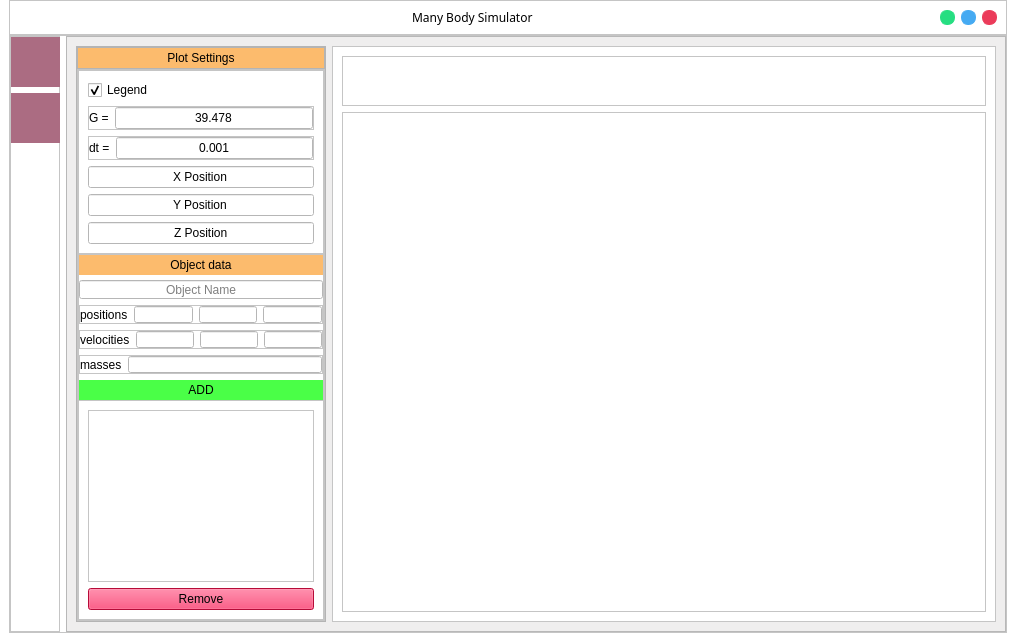
<?xml version="1.0" encoding="UTF-8"?>
<ui version="4.0">
 <class>MainWindow</class>
 <widget class="QMainWindow" name="MainWindow">
  <property name="geometry">
   <rect>
    <x>0</x>
    <y>0</y>
    <width>1016</width>
    <height>642</height>
   </rect>
  </property>
  <property name="windowTitle">
   <string>MainWindow</string>
  </property>
  <widget class="QWidget" name="centralwidget">
   <property name="styleSheet">
    <string notr="true">background-color: rgb(255, 255, 255);
</string>
   </property>
   <layout class="QVBoxLayout" name="verticalLayout">
    <property name="spacing">
     <number>0</number>
    </property>
    <property name="topMargin">
     <number>0</number>
    </property>
    <item>
     <widget class="QFrame" name="title_bar">
      <property name="minimumSize">
       <size>
        <width>0</width>
        <height>35</height>
       </size>
      </property>
      <property name="maximumSize">
       <size>
        <width>16777215</width>
        <height>35</height>
       </size>
      </property>
      <property name="styleSheet">
       <string notr="true">background-color: rgb(255, 255, 255);</string>
      </property>
      <property name="frameShape">
       <enum>QFrame::StyledPanel</enum>
      </property>
      <property name="frameShadow">
       <enum>QFrame::Raised</enum>
      </property>
      <layout class="QHBoxLayout" name="horizontalLayout_3">
       <property name="leftMargin">
        <number>0</number>
       </property>
       <property name="topMargin">
        <number>6</number>
       </property>
       <property name="bottomMargin">
        <number>6</number>
       </property>
       <item>
        <spacer name="horizontalSpacer">
         <property name="orientation">
          <enum>Qt::Horizontal</enum>
         </property>
         <property name="sizeHint" stdset="0">
          <size>
           <width>40</width>
           <height>20</height>
          </size>
         </property>
        </spacer>
       </item>
       <item>
        <widget class="QLabel" name="title_lbl">
         <property name="font">
          <font>
           <family>Poppins Medium</family>
           <pointsize>9</pointsize>
           <weight>50</weight>
           <bold>false</bold>
          </font>
         </property>
         <property name="text">
          <string>Many Body Simulator</string>
         </property>
        </widget>
       </item>
       <item>
        <spacer name="horizontalSpacer_2">
         <property name="orientation">
          <enum>Qt::Horizontal</enum>
         </property>
         <property name="sizeHint" stdset="0">
          <size>
           <width>40</width>
           <height>20</height>
          </size>
         </property>
        </spacer>
       </item>
       <item>
        <widget class="QPushButton" name="minimize_btn">
         <property name="maximumSize">
          <size>
           <width>15</width>
           <height>15</height>
          </size>
         </property>
         <property name="toolTip">
          <string>Minimize</string>
         </property>
         <property name="styleSheet">
          <string notr="true">QPushButton{

	border:1px solid;
	
	background-color: rgb(38, 222, 129);
	border-color: rgb(38, 222, 129);
	border-radius:7px;

}</string>
         </property>
         <property name="text">
          <string/>
         </property>
        </widget>
       </item>
       <item>
        <widget class="QPushButton" name="maxmize_btn">
         <property name="maximumSize">
          <size>
           <width>15</width>
           <height>15</height>
          </size>
         </property>
         <property name="toolTip">
          <string>Maximize</string>
         </property>
         <property name="styleSheet">
          <string notr="true">QPushButton{

	border:1px solid;
	background-color: rgb(69, 170, 242);
	border-color: rgb(69, 170, 242);
	border-radius:7px;

}</string>
         </property>
         <property name="text">
          <string/>
         </property>
        </widget>
       </item>
       <item>
        <widget class="QPushButton" name="close_btn">
         <property name="maximumSize">
          <size>
           <width>15</width>
           <height>15</height>
          </size>
         </property>
         <property name="toolTip">
          <string>Close</string>
         </property>
         <property name="styleSheet">
          <string notr="true">QPushButton{


	border:1px solid;
	background-color: rgb(235, 59, 90);
	border-color: rgb(235, 59, 90);
	border-radius:7px;

}</string>
         </property>
         <property name="text">
          <string/>
         </property>
        </widget>
       </item>
      </layout>
     </widget>
    </item>
    <item>
     <widget class="QFrame" name="frame_2">
      <property name="frameShape">
       <enum>QFrame::StyledPanel</enum>
      </property>
      <property name="frameShadow">
       <enum>QFrame::Raised</enum>
      </property>
      <layout class="QHBoxLayout" name="horizontalLayout">
       <property name="leftMargin">
        <number>0</number>
       </property>
       <property name="topMargin">
        <number>0</number>
       </property>
       <property name="rightMargin">
        <number>0</number>
       </property>
       <property name="bottomMargin">
        <number>0</number>
       </property>
       <item>
        <widget class="QFrame" name="frame_3">
         <property name="maximumSize">
          <size>
           <width>50</width>
           <height>16777215</height>
          </size>
         </property>
         <property name="styleSheet">
          <string notr="true">background-color: rgb(255, 255, 255);</string>
         </property>
         <property name="frameShape">
          <enum>QFrame::StyledPanel</enum>
         </property>
         <property name="frameShadow">
          <enum>QFrame::Raised</enum>
         </property>
         <layout class="QVBoxLayout" name="verticalLayout_2">
          <property name="leftMargin">
           <number>0</number>
          </property>
          <property name="topMargin">
           <number>0</number>
          </property>
          <property name="rightMargin">
           <number>0</number>
          </property>
          <property name="bottomMargin">
           <number>0</number>
          </property>
          <item>
           <widget class="QPushButton" name="home_btn">
            <property name="minimumSize">
             <size>
              <width>50</width>
              <height>50</height>
             </size>
            </property>
            <property name="maximumSize">
             <size>
              <width>50</width>
              <height>50</height>
             </size>
            </property>
            <property name="styleSheet">
             <string notr="true">QPushButton{

border:none;

background-color: rgb(171, 108, 130);
	
	
	
}

QPushButton:hover{

background-color: rgb(216, 115, 127);
	
	
	
}
</string>
            </property>
            <property name="text">
             <string/>
            </property>
           </widget>
          </item>
          <item>
           <widget class="QPushButton" name="clear_dat">
            <property name="minimumSize">
             <size>
              <width>50</width>
              <height>50</height>
             </size>
            </property>
            <property name="styleSheet">
             <string notr="true">QPushButton{

border:none;

background-color: rgb(171, 108, 130);
	
	
	
}

QPushButton:hover{

background-color: rgb(216, 115, 127);
	
	
	
}
</string>
            </property>
            <property name="text">
             <string/>
            </property>
           </widget>
          </item>
          <item>
           <spacer name="verticalSpacer">
            <property name="orientation">
             <enum>Qt::Vertical</enum>
            </property>
            <property name="sizeHint" stdset="0">
             <size>
              <width>20</width>
              <height>40</height>
             </size>
            </property>
           </spacer>
          </item>
         </layout>
        </widget>
       </item>
       <item>
        <widget class="QFrame" name="frame_4">
         <property name="styleSheet">
          <string notr="true">background-color: rgb(239, 238, 238);</string>
         </property>
         <property name="frameShape">
          <enum>QFrame::StyledPanel</enum>
         </property>
         <property name="frameShadow">
          <enum>QFrame::Raised</enum>
         </property>
         <layout class="QHBoxLayout" name="horizontalLayout_2">
          <item>
           <widget class="QFrame" name="frame_5">
            <property name="minimumSize">
             <size>
              <width>200</width>
              <height>0</height>
             </size>
            </property>
            <property name="maximumSize">
             <size>
              <width>250</width>
              <height>16777215</height>
             </size>
            </property>
            <property name="styleSheet">
             <string notr="true">QFrame{

	background-color: rgb(233, 233, 233);

}</string>
            </property>
            <property name="frameShape">
             <enum>QFrame::StyledPanel</enum>
            </property>
            <property name="frameShadow">
             <enum>QFrame::Raised</enum>
            </property>
            <layout class="QVBoxLayout" name="verticalLayout_3">
             <property name="spacing">
              <number>0</number>
             </property>
             <property name="leftMargin">
              <number>0</number>
             </property>
             <property name="topMargin">
              <number>0</number>
             </property>
             <property name="rightMargin">
              <number>0</number>
             </property>
             <property name="bottomMargin">
              <number>0</number>
             </property>
             <item>
              <widget class="QFrame" name="frame_8">
               <property name="maximumSize">
                <size>
                 <width>16777215</width>
                 <height>30</height>
                </size>
               </property>
               <property name="frameShape">
                <enum>QFrame::StyledPanel</enum>
               </property>
               <property name="frameShadow">
                <enum>QFrame::Raised</enum>
               </property>
               <layout class="QHBoxLayout" name="horizontalLayout_4">
                <property name="spacing">
                 <number>0</number>
                </property>
                <property name="leftMargin">
                 <number>0</number>
                </property>
                <property name="topMargin">
                 <number>0</number>
                </property>
                <property name="rightMargin">
                 <number>0</number>
                </property>
                <property name="bottomMargin">
                 <number>0</number>
                </property>
                <item>
                 <widget class="QLabel" name="label">
                  <property name="minimumSize">
                   <size>
                    <width>0</width>
                    <height>20</height>
                   </size>
                  </property>
                  <property name="styleSheet">
                   <string notr="true">background-color: rgb(252, 187, 109);
</string>
                  </property>
                  <property name="text">
                   <string>Plot Settings</string>
                  </property>
                  <property name="alignment">
                   <set>Qt::AlignCenter</set>
                  </property>
                 </widget>
                </item>
               </layout>
              </widget>
             </item>
             <item>
              <widget class="QFrame" name="frame_7">
               <property name="styleSheet">
                <string notr="true">background-color: rgb(255, 255, 255);</string>
               </property>
               <property name="frameShape">
                <enum>QFrame::StyledPanel</enum>
               </property>
               <property name="frameShadow">
                <enum>QFrame::Raised</enum>
               </property>
               <layout class="QVBoxLayout" name="verticalLayout_4">
                <property name="spacing">
                 <number>0</number>
                </property>
                <property name="leftMargin">
                 <number>0</number>
                </property>
                <property name="topMargin">
                 <number>0</number>
                </property>
                <property name="rightMargin">
                 <number>0</number>
                </property>
                <property name="bottomMargin">
                 <number>0</number>
                </property>
                <item>
                 <widget class="QFrame" name="frame">
                  <property name="frameShape">
                   <enum>QFrame::StyledPanel</enum>
                  </property>
                  <property name="frameShadow">
                   <enum>QFrame::Raised</enum>
                  </property>
                  <layout class="QVBoxLayout" name="verticalLayout_5">
                   <item>
                    <widget class="QCheckBox" name="legend_chk">
                     <property name="styleSheet">
                      <string notr="true">background:none;</string>
                     </property>
                     <property name="text">
                      <string>Legend</string>
                     </property>
                     <property name="checked">
                      <bool>true</bool>
                     </property>
                    </widget>
                   </item>
                   <item>
                    <widget class="QFrame" name="frame_10">
                     <property name="frameShape">
                      <enum>QFrame::StyledPanel</enum>
                     </property>
                     <property name="frameShadow">
                      <enum>QFrame::Raised</enum>
                     </property>
                     <layout class="QHBoxLayout" name="horizontalLayout_5">
                      <property name="leftMargin">
                       <number>0</number>
                      </property>
                      <property name="topMargin">
                       <number>0</number>
                      </property>
                      <property name="rightMargin">
                       <number>0</number>
                      </property>
                      <property name="bottomMargin">
                       <number>0</number>
                      </property>
                      <item>
                       <widget class="QLabel" name="label_2">
                        <property name="text">
                         <string>G =</string>
                        </property>
                       </widget>
                      </item>
                      <item>
                       <widget class="QLineEdit" name="g_edit">
                        <property name="styleSheet">
                         <string notr="true">background-color: rgb(255, 255, 255);</string>
                        </property>
                        <property name="text">
                         <string>39.478</string>
                        </property>
                        <property name="alignment">
                         <set>Qt::AlignCenter</set>
                        </property>
                        <property name="placeholderText">
                         <string>Gravitatonal Constnt(G)</string>
                        </property>
                       </widget>
                      </item>
                     </layout>
                    </widget>
                   </item>
                   <item>
                    <widget class="QFrame" name="frame_11">
                     <property name="frameShape">
                      <enum>QFrame::StyledPanel</enum>
                     </property>
                     <property name="frameShadow">
                      <enum>QFrame::Raised</enum>
                     </property>
                     <layout class="QHBoxLayout" name="horizontalLayout_6">
                      <property name="leftMargin">
                       <number>0</number>
                      </property>
                      <property name="topMargin">
                       <number>0</number>
                      </property>
                      <property name="rightMargin">
                       <number>0</number>
                      </property>
                      <property name="bottomMargin">
                       <number>0</number>
                      </property>
                      <item>
                       <widget class="QLabel" name="label_3">
                        <property name="text">
                         <string>dt =</string>
                        </property>
                       </widget>
                      </item>
                      <item>
                       <widget class="QLineEdit" name="dt_edit">
                        <property name="styleSheet">
                         <string notr="true">background-color: rgb(255, 255, 255);</string>
                        </property>
                        <property name="text">
                         <string>0.001</string>
                        </property>
                        <property name="alignment">
                         <set>Qt::AlignCenter</set>
                        </property>
                        <property name="placeholderText">
                         <string>Time Step(dt)</string>
                        </property>
                       </widget>
                      </item>
                     </layout>
                    </widget>
                   </item>
                   <item>
                    <widget class="QLineEdit" name="x_lbl">
                     <property name="styleSheet">
                      <string notr="true">background-color: rgb(255, 255, 255);</string>
                     </property>
                     <property name="text">
                      <string>X Position</string>
                     </property>
                     <property name="alignment">
                      <set>Qt::AlignCenter</set>
                     </property>
                     <property name="placeholderText">
                      <string>X Label</string>
                     </property>
                    </widget>
                   </item>
                   <item>
                    <widget class="QLineEdit" name="y_lbl">
                     <property name="styleSheet">
                      <string notr="true">background-color: rgb(255, 255, 255);</string>
                     </property>
                     <property name="text">
                      <string>Y Position</string>
                     </property>
                     <property name="alignment">
                      <set>Qt::AlignCenter</set>
                     </property>
                     <property name="placeholderText">
                      <string>Y Label</string>
                     </property>
                    </widget>
                   </item>
                   <item>
                    <widget class="QLineEdit" name="z_lbl">
                     <property name="styleSheet">
                      <string notr="true">background-color: rgb(255, 255, 255);</string>
                     </property>
                     <property name="text">
                      <string>Z Position</string>
                     </property>
                     <property name="alignment">
                      <set>Qt::AlignCenter</set>
                     </property>
                     <property name="placeholderText">
                      <string>Z Label</string>
                     </property>
                    </widget>
                   </item>
                  </layout>
                 </widget>
                </item>
                <item>
                 <widget class="QFrame" name="frame_6">
                  <property name="minimumSize">
                   <size>
                    <width>0</width>
                    <height>50</height>
                   </size>
                  </property>
                  <property name="frameShape">
                   <enum>QFrame::StyledPanel</enum>
                  </property>
                  <property name="frameShadow">
                   <enum>QFrame::Raised</enum>
                  </property>
                  <layout class="QVBoxLayout" name="verticalLayout_7">
                   <property name="leftMargin">
                    <number>0</number>
                   </property>
                   <property name="topMargin">
                    <number>0</number>
                   </property>
                   <property name="rightMargin">
                    <number>0</number>
                   </property>
                   <property name="bottomMargin">
                    <number>0</number>
                   </property>
                   <item>
                    <widget class="QLabel" name="label_7">
                     <property name="minimumSize">
                      <size>
                       <width>0</width>
                       <height>20</height>
                      </size>
                     </property>
                     <property name="styleSheet">
                      <string notr="true">background-color: rgb(252, 187, 109);
</string>
                     </property>
                     <property name="text">
                      <string>Object data</string>
                     </property>
                     <property name="alignment">
                      <set>Qt::AlignCenter</set>
                     </property>
                    </widget>
                   </item>
                   <item>
                    <widget class="QLineEdit" name="obj_name">
                     <property name="alignment">
                      <set>Qt::AlignCenter</set>
                     </property>
                     <property name="placeholderText">
                      <string>Object Name</string>
                     </property>
                    </widget>
                   </item>
                   <item>
                    <widget class="QFrame" name="frame_14">
                     <property name="frameShape">
                      <enum>QFrame::StyledPanel</enum>
                     </property>
                     <property name="frameShadow">
                      <enum>QFrame::Raised</enum>
                     </property>
                     <layout class="QHBoxLayout" name="horizontalLayout_7">
                      <property name="leftMargin">
                       <number>0</number>
                      </property>
                      <property name="topMargin">
                       <number>0</number>
                      </property>
                      <property name="rightMargin">
                       <number>0</number>
                      </property>
                      <property name="bottomMargin">
                       <number>0</number>
                      </property>
                      <item>
                       <widget class="QLabel" name="label_4">
                        <property name="text">
                         <string>positions</string>
                        </property>
                       </widget>
                      </item>
                      <item>
                       <widget class="QLineEdit" name="pe1"/>
                      </item>
                      <item>
                       <widget class="QLineEdit" name="pe2"/>
                      </item>
                      <item>
                       <widget class="QLineEdit" name="pe3"/>
                      </item>
                     </layout>
                    </widget>
                   </item>
                   <item>
                    <widget class="QFrame" name="frame_12">
                     <property name="frameShape">
                      <enum>QFrame::StyledPanel</enum>
                     </property>
                     <property name="frameShadow">
                      <enum>QFrame::Raised</enum>
                     </property>
                     <layout class="QHBoxLayout" name="horizontalLayout_8">
                      <property name="leftMargin">
                       <number>0</number>
                      </property>
                      <property name="topMargin">
                       <number>0</number>
                      </property>
                      <property name="rightMargin">
                       <number>0</number>
                      </property>
                      <property name="bottomMargin">
                       <number>0</number>
                      </property>
                      <item>
                       <widget class="QLabel" name="label_5">
                        <property name="text">
                         <string>velocities</string>
                        </property>
                       </widget>
                      </item>
                      <item>
                       <widget class="QLineEdit" name="ve1"/>
                      </item>
                      <item>
                       <widget class="QLineEdit" name="ve2"/>
                      </item>
                      <item>
                       <widget class="QLineEdit" name="ve3"/>
                      </item>
                     </layout>
                    </widget>
                   </item>
                   <item>
                    <widget class="QFrame" name="frame_13">
                     <property name="frameShape">
                      <enum>QFrame::StyledPanel</enum>
                     </property>
                     <property name="frameShadow">
                      <enum>QFrame::Raised</enum>
                     </property>
                     <layout class="QHBoxLayout" name="horizontalLayout_9">
                      <property name="leftMargin">
                       <number>0</number>
                      </property>
                      <property name="topMargin">
                       <number>0</number>
                      </property>
                      <property name="rightMargin">
                       <number>0</number>
                      </property>
                      <property name="bottomMargin">
                       <number>0</number>
                      </property>
                      <item>
                       <widget class="QLabel" name="label_6">
                        <property name="text">
                         <string>masses</string>
                        </property>
                       </widget>
                      </item>
                      <item>
                       <widget class="QLineEdit" name="mass_edit"/>
                      </item>
                     </layout>
                    </widget>
                   </item>
                   <item>
                    <widget class="QPushButton" name="add_btn">
                     <property name="minimumSize">
                      <size>
                       <width>0</width>
                       <height>20</height>
                      </size>
                     </property>
                     <property name="styleSheet">
                      <string notr="true">QPushButton{

border:none;
	background-color: rgb(74, 255, 71);}
</string>
                     </property>
                     <property name="text">
                      <string>ADD</string>
                     </property>
                    </widget>
                   </item>
                  </layout>
                 </widget>
                </item>
                <item>
                 <widget class="QFrame" name="frame_9">
                  <property name="minimumSize">
                   <size>
                    <width>0</width>
                    <height>50</height>
                   </size>
                  </property>
                  <property name="frameShape">
                   <enum>QFrame::StyledPanel</enum>
                  </property>
                  <property name="frameShadow">
                   <enum>QFrame::Raised</enum>
                  </property>
                  <layout class="QVBoxLayout" name="verticalLayout_8">
                   <item>
                    <widget class="QListWidget" name="obj_list"/>
                   </item>
                   <item>
                    <widget class="QPushButton" name="remove_btn">
                     <property name="styleSheet">
                      <string notr="true">background-color: rgb(255, 15, 79);</string>
                     </property>
                     <property name="text">
                      <string>Remove</string>
                     </property>
                    </widget>
                   </item>
                  </layout>
                 </widget>
                </item>
               </layout>
              </widget>
             </item>
            </layout>
           </widget>
          </item>
          <item>
           <widget class="QFrame" name="plot_screen">
            <property name="styleSheet">
             <string notr="true">background-color: rgb(255, 255, 255);</string>
            </property>
            <property name="frameShape">
             <enum>QFrame::StyledPanel</enum>
            </property>
            <property name="frameShadow">
             <enum>QFrame::Raised</enum>
            </property>
            <layout class="QVBoxLayout" name="verticalLayout_6">
             <item>
              <widget class="QFrame" name="nav_bar">
               <property name="maximumSize">
                <size>
                 <width>16777215</width>
                 <height>50</height>
                </size>
               </property>
               <property name="frameShape">
                <enum>QFrame::StyledPanel</enum>
               </property>
               <property name="frameShadow">
                <enum>QFrame::Raised</enum>
               </property>
              </widget>
             </item>
             <item>
              <widget class="QFrame" name="plot_top">
               <property name="frameShape">
                <enum>QFrame::StyledPanel</enum>
               </property>
               <property name="frameShadow">
                <enum>QFrame::Raised</enum>
               </property>
              </widget>
             </item>
            </layout>
           </widget>
          </item>
         </layout>
        </widget>
       </item>
      </layout>
     </widget>
    </item>
   </layout>
  </widget>
 </widget>
 <resources/>
 <connections/>
</ui>
